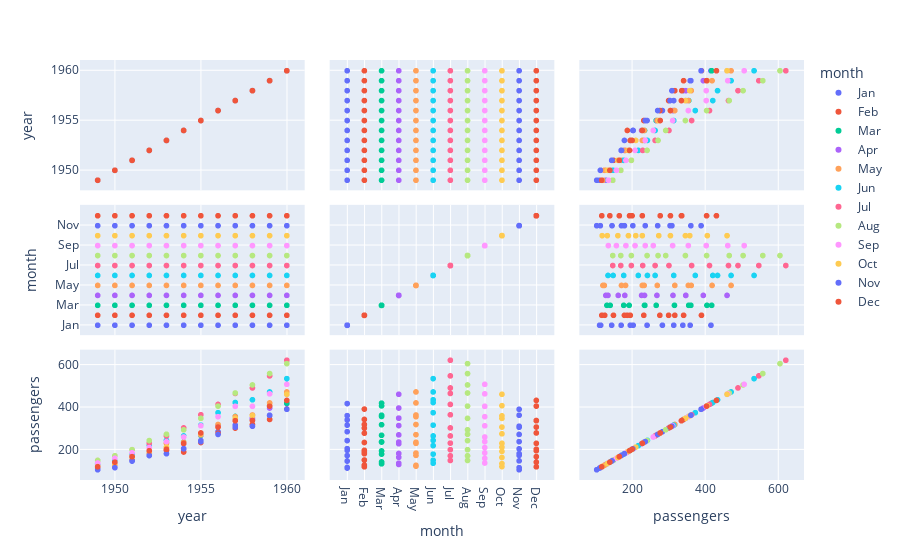

This figure's notebook cell:
### Code cell
scatter_matrix.show()

### Figure 1 — Plotly figure (JSON) as saved in the notebook; plotly's stock layout.template omitted (floating-point values rounded to 4 significant figures)
{"data": [{"dimensions": [{"axis": {"matches": true}, "label": "year", "values": [1949, 1950, 1951, 1952, 1953, 1954, 1955, 1956, 1957, 1958, 1959, 1960]}, {"axis": {"matches": true}, "label": "month", "values": ["Jan", "Jan", "Jan", "Jan", "Jan", "Jan", "Jan", "Jan", "Jan", "Jan", "Jan", "Jan"]}, {"axis": {"matches": true}, "label": "passengers", "values": [112, 115, 145, 171, 196, 204, 242, 284, 315, 340, 360, 417]}], "hovertemplate": "month=Jan<br>%{xaxis.title.text}=%{x}<br>%{yaxis.title.text}=%{y}<extra></extra>", "legendgroup": "Jan", "marker": {"color": "#636efa", "symbol": "circle"}, "name": "Jan", "showlegend": true, "type": "splom"}, {"dimensions": [{"axis": {"matches": true}, "label": "year", "values": [1949, 1950, 1951, 1952, 1953, 1954, 1955, 1956, 1957, 1958, 1959, 1960]}, {"axis": {"matches": true}, "label": "month", "values": ["Feb", "Feb", "Feb", "Feb", "Feb", "Feb", "Feb", "Feb", "Feb", "Feb", "Feb", "Feb"]}, {"axis": {"matches": true}, "label": "passengers", "values": [118, 126, 150, 180, 196, 188, 233, 277, 301, 318, 342, 391]}], "hovertemplate": "month=Feb<br>%{xaxis.title.text}=%{x}<br>%{yaxis.title.text}=%{y}<extra></extra>", "legendgroup": "Feb", "marker": {"color": "#EF553B", "symbol": "circle"}, "name": "Feb", "showlegend": true, "type": "splom"}, {"dimensions": [{"axis": {"matches": true}, "label": "year", "values": [1949, 1950, 1951, 1952, 1953, 1954, 1955, 1956, 1957, 1958, 1959, 1960]}, {"axis": {"matches": true}, "label": "month", "values": ["Mar", "Mar", "Mar", "Mar", "Mar", "Mar", "Mar", "Mar", "Mar", "Mar", "Mar", "Mar"]}, {"axis": {"matches": true}, "label": "passengers", "values": [132, 141, 178, 193, 236, 235, 267, 317, 356, 362, 406, 419]}], "hovertemplate": "month=Mar<br>%{xaxis.title.text}=%{x}<br>%{yaxis.title.text}=%{y}<extra></extra>", "legendgroup": "Mar", "marker": {"color": "#00cc96", "symbol": "circle"}, "name": "Mar", "showlegend": true, "type": "splom"}, {"dimensions": [{"axis": {"matches": true}, "label": "year", "values": [1949, 1950, 1951, 1952, 1953, 1954, 1955, 1956, 1957, 1958, 1959, 1960]}, {"axis": {"matches": true}, "label": "month", "values": ["Apr", "Apr", "Apr", "Apr", "Apr", "Apr", "Apr", "Apr", "Apr", "Apr", "Apr", "Apr"]}, {"axis": {"matches": true}, "label": "passengers", "values": [129, 135, 163, 181, 235, 227, 269, 313, 348, 348, 396, 461]}], "hovertemplate": "month=Apr<br>%{xaxis.title.text}=%{x}<br>%{yaxis.title.text}=%{y}<extra></extra>", "legendgroup": "Apr", "marker": {"color": "#ab63fa", "symbol": "circle"}, "name": "Apr", "showlegend": true, "type": "splom"}, {"dimensions": [{"axis": {"matches": true}, "label": "year", "values": [1949, 1950, 1951, 1952, 1953, 1954, 1955, 1956, 1957, 1958, 1959, 1960]}, {"axis": {"matches": true}, "label": "month", "values": ["May", "May", "May", "May", "May", "May", "May", "May", "May", "May", "May", "May"]}, {"axis": {"matches": true}, "label": "passengers", "values": [121, 125, 172, 183, 229, 234, 270, 318, 355, 363, 420, 472]}], "hovertemplate": "month=May<br>%{xaxis.title.text}=%{x}<br>%{yaxis.title.text}=%{y}<extra></extra>", "legendgroup": "May", "marker": {"color": "#FFA15A", "symbol": "circle"}, "name": "May", "showlegend": true, "type": "splom"}, {"dimensions": [{"axis": {"matches": true}, "label": "year", "values": [1949, 1950, 1951, 1952, 1953, 1954, 1955, 1956, 1957, 1958, 1959, 1960]}, {"axis": {"matches": true}, "label": "month", "values": ["Jun", "Jun", "Jun", "Jun", "Jun", "Jun", "Jun", "Jun", "Jun", "Jun", "Jun", "Jun"]}, {"axis": {"matches": true}, "label": "passengers", "values": [135, 149, 178, 218, 243, 264, 315, 374, 422, 435, 472, 535]}], "hovertemplate": "month=Jun<br>%{xaxis.title.text}=%{x}<br>%{yaxis.title.text}=%{y}<extra></extra>", "legendgroup": "Jun", "marker": {"color": "#19d3f3", "symbol": "circle"}, "name": "Jun", "showlegend": true, "type": "splom"}, {"dimensions": [{"axis": {"matches": true}, "label": "year", "values": [1949, 1950, 1951, 1952, 1953, 1954, 1955, 1956, 1957, 1958, 1959, 1960]}, {"axis": {"matches": true}, "label": "month", "values": ["Jul", "Jul", "Jul", "Jul", "Jul", "Jul", "Jul", "Jul", "Jul", "Jul", "Jul", "Jul"]}, {"axis": {"matches": true}, "label": "passengers", "values": [148, 170, 199, 230, 264, 302, 364, 413, 465, 491, 548, 622]}], "hovertemplate": "month=Jul<br>%{xaxis.title.text}=%{x}<br>%{yaxis.title.text}=%{y}<extra></extra>", "legendgroup": "Jul", "marker": {"color": "#FF6692", "symbol": "circle"}, "name": "Jul", "showlegend": true, "type": "splom"}, {"dimensions": [{"axis": {"matches": true}, "label": "year", "values": [1949, 1950, 1951, 1952, 1953, 1954, 1955, 1956, 1957, 1958, 1959, 1960]}, {"axis": {"matches": true}, "label": "month", "values": ["Aug", "Aug", "Aug", "Aug", "Aug", "Aug", "Aug", "Aug", "Aug", "Aug", "Aug", "Aug"]}, {"axis": {"matches": true}, "label": "passengers", "values": [148, 170, 199, 242, 272, 293, 347, 405, 467, 505, 559, 606]}], "hovertemplate": "month=Aug<br>%{xaxis.title.text}=%{x}<br>%{yaxis.title.text}=%{y}<extra></extra>", "legendgroup": "Aug", "marker": {"color": "#B6E880", "symbol": "circle"}, "name": "Aug", "showlegend": true, "type": "splom"}, {"dimensions": [{"axis": {"matches": true}, "label": "year", "values": [1949, 1950, 1951, 1952, 1953, 1954, 1955, 1956, 1957, 1958, 1959, 1960]}, {"axis": {"matches": true}, "label": "month", "values": ["Sep", "Sep", "Sep", "Sep", "Sep", "Sep", "Sep", "Sep", "Sep", "Sep", "Sep", "Sep"]}, {"axis": {"matches": true}, "label": "passengers", "values": [136, 158, 184, 209, 237, 259, 312, 355, 404, 404, 463, 508]}], "hovertemplate": "month=Sep<br>%{xaxis.title.text}=%{x}<br>%{yaxis.title.text}=%{y}<extra></extra>", "legendgroup": "Sep", "marker": {"color": "#FF97FF", "symbol": "circle"}, "name": "Sep", "showlegend": true, "type": "splom"}, {"dimensions": [{"axis": {"matches": true}, "label": "year", "values": [1949, 1950, 1951, 1952, 1953, 1954, 1955, 1956, 1957, 1958, 1959, 1960]}, {"axis": {"matches": true}, "label": "month", "values": ["Oct", "Oct", "Oct", "Oct", "Oct", "Oct", "Oct", "Oct", "Oct", "Oct", "Oct", "Oct"]}, {"axis": {"matches": true}, "label": "passengers", "values": [119, 133, 162, 191, 211, 229, 274, 306, 347, 359, 407, 461]}], "hovertemplate": "month=Oct<br>%{xaxis.title.text}=%{x}<br>%{yaxis.title.text}=%{y}<extra></extra>", "legendgroup": "Oct", "marker": {"color": "#FECB52", "symbol": "circle"}, "name": "Oct", "showlegend": true, "type": "splom"}, {"dimensions": [{"axis": {"matches": true}, "label": "year", "values": [1949, 1950, 1951, 1952, 1953, 1954, 1955, 1956, 1957, 1958, 1959, 1960]}, {"axis": {"matches": true}, "label": "month", "values": ["Nov", "Nov", "Nov", "Nov", "Nov", "Nov", "Nov", "Nov", "Nov", "Nov", "Nov", "Nov"]}, {"axis": {"matches": true}, "label": "passengers", "values": [104, 114, 146, 172, 180, 203, 237, 271, 305, 310, 362, 390]}], "hovertemplate": "month=Nov<br>%{xaxis.title.text}=%{x}<br>%{yaxis.title.text}=%{y}<extra></extra>", "legendgroup": "Nov", "marker": {"color": "#636efa", "symbol": "circle"}, "name": "Nov", "showlegend": true, "type": "splom"}, {"dimensions": [{"axis": {"matches": true}, "label": "year", "values": [1949, 1950, 1951, 1952, 1953, 1954, 1955, 1956, 1957, 1958, 1959, 1960]}, {"axis": {"matches": true}, "label": "month", "values": ["Dec", "Dec", "Dec", "Dec", "Dec", "Dec", "Dec", "Dec", "Dec", "Dec", "Dec", "Dec"]}, {"axis": {"matches": true}, "label": "passengers", "values": [118, 140, 166, 194, 201, 229, 278, 306, 336, 337, 405, 432]}], "hovertemplate": "month=Dec<br>%{xaxis.title.text}=%{x}<br>%{yaxis.title.text}=%{y}<extra></extra>", "legendgroup": "Dec", "marker": {"color": "#EF553B", "symbol": "circle"}, "name": "Dec", "showlegend": true, "type": "splom"}], "layout": {"dragmode": "select", "legend": {"title": {"text": "month"}, "tracegroupgap": 0}, "margin": {"t": 60}}}
